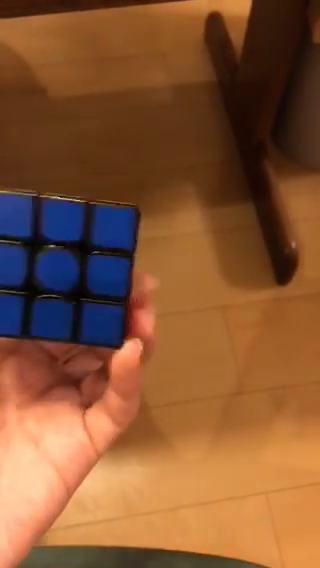
#> input picture frame 36 of sample1.mp4, 320 x 568 px
$ python crange2.py
#> lines starting #> are read from the running program, lines starting #| are printed output that depends on the picture; after the words box and inside, x2 and y2 are one past the last pixel; in counts of white or black regions, pixels touching at a corner belong together
#ライブラリ
import cv2 #映像処理
import numpy as np
import math

def find_circle_of_target_color(image, color):
    hsv = cv2.cvtColor(image, cv2.COLOR_BGR2HSV_FULL)
    h = hsv[:, :, 0]
    s = hsv[:, :, 1]
    v = hsv[:, :, 2]
    mask = np.zeros(h.shape, dtype=np.uint8)
    if color == 0: #白
        mask[(s < 150) & (v > 150)] = 255
    elif color == 1: #黄
        mask[(h > 40) & (h < 70) & (s > 50) & (v > 50)] = 255
    elif color == 2: #緑
        mask[(h > 70) & (h < 140) & (s > 50) & (v > 50)] = 255
    elif color == 3: #青
        mask[(h > 150) & (h < 170) & (s > 50) & (v > 50)] = 255
    elif color == 4: #赤
        mask[(h > 250) & (h < 270) & (s > 50) & (v > 50)] = 255
    elif color == 5: #橙
        mask[(((h > 0) & (h < 40)) | ((h > 200) & (h < 360))) & (s > 50) & (v > 50)] = 255
    hsv_min = np.array([160,100,50])
    hsv_max = np.array([180,255,255])
    mask = cv2.inRange(hsv, hsv_min, hsv_max)
    return mask

def color_detect(img):
    # HSV色空間に変換
    hsv = cv2.cvtColor(img, cv2.COLOR_BGR2HSV)
    # 色のHSVの値域
    hsv_min = np.array([160,100,50])
    hsv_max = np.array([180,255,255])
    mask = cv2.inRange(hsv, hsv_min, hsv_max)
    return mask


VIDEOFILE = 'sample1' #ビデオファイル名


def main():
    video = cv2.VideoCapture(VIDEOFILE+'.mp4')
    allframe = int(video.get(7)) #総フレーム数
    rate = int(video.get(5)) #フレームレート
    #print(allframe)
    for f in range(allframe):
        ret, frame = video.read()
        height, width, channels = frame.shape[:3]
        #print(width,height)

        gray = cv2.cvtColor(frame,cv2.COLOR_BGR2GRAY)
        edges = cv2.Canny(gray,100,255,apertureSize = 3)

        lines = cv2.HoughLines(edges,1,np.pi/180,10)
        l = []
        for i in range(100):
            for rho,theta in lines[i]:
                a = np.cos(theta)
                b = np.sin(theta)
                x0 = a*rho
                y0 = b*rho
                x1 = int(x0 + 1000*(-b))
                y1 = int(y0 + 1000*(a))
                x2 = int(x0 - 1000*(-b))
                y2 = int(y0 - 1000*(a))
                l.append([x1,y1,x2,y2])

                #cv2.line(frame,(x1,y1),(x2,y2),(0,0,255),2)
        xy = []
        xtimesy = []
        for i in range(len(l)):
            for j in range(i+1,len(l)):
                y2y1 = l[i][3] - l[i][1]
                Y2Y1 = l[j][3] - l[j][1]
                x2x1 = l[i][2] - l[i][0]
                X2X1 = l[j][2] - l[j][0]
                x1 = l[i][0]
                y1 = l[i][1]
                X1 = l[j][0]
                Y1 = l[j][1]
                if x2x1 * X2X1 != 0:
                    a = y2y1 / x2x1
                    b = Y2Y1 / X2X1
                    if a - b != 0 and (1 + a * b) / math.sqrt((1 + a ** 2) * (1 + b ** 2)) < math.cos(10 * math.pi / 180):
                        x = int((a * x1 - y1 - b * X1 + Y1) / (a - b))
                        y = int(a * (x - x1) + y1)
                        if x > 0 and y > 0 and x < width and y < height:
                            xy.append([x,y])
                            xtimesy.append([x*y,len(xtimesy)])
                            #cv2.circle(frame,(x,y),2,color=(255,0,0),thickness=-1)
        xtimesy.sort()
        a = []
        for i in range(len(xtimesy)):
            a.append(xtimesy[i][1])
        xsort = []
        ysort = []
        for i in range(len(xy)):
            xsort.append(xy[a[i]][0])
            ysort.append(xy[a[i]][1])
        mean0 = []
        mean1 = []
        additionx = int(np.std(xsort))
        additiony = int(np.std(ysort))
        tmp0 = 0
        tmp1 = 0
        weightsum = 0
        for i in range(2 * len(xsort) // 7):
            weight = 1
            if i > 0:
                weight = 1 / (((xsort[i-1]-xsort[i]) / 5) ** 2 + ((ysort[i-1]-ysort[i]) / 5) ** 2 + 0.1)
            tmp0 += int(xsort[i] * weight)
            tmp1 += int(ysort[i] * weight)
            weightsum += weight
            #print(weight)
            #cv2.circle(frame,(xsort[i],ysort[i]),int(weight),color=(255,0,0),thickness=2)
        mean0 = [max(tmp0 // weightsum - additionx, 0), max(tmp1 // weightsum - additiony,0)]

        tmp0 = 0
        tmp1 = 0
        weightsum = 0
        for i in range(3 * len(xsort) // 5, 5 * len(xsort) // 5):
            weight = 1 / (((xsort[i-1]-xsort[i]) / 5) ** 2 + ((ysort[i-1]-ysort[i]) / 5) ** 2 + 0.1)
            tmp0 += int(xsort[i] * weight)
            tmp1 += int(ysort[i] * weight)
            weightsum += weight
            #print(weight)
            #cv2.circle(frame,(xsort[i],ysort[i]),int(weight),color=(0,255,0),thickness=2)
        mean1 = [min(tmp0 // weightsum + additionx, width), min(tmp1 // weightsum + additiony, height)]

        #print(mean0,mean1)
        cv2.rectangle(frame,(int(mean0[0]), int(mean0[1])),(int(mean1[0]), int(mean1[1])), color=(0, 0, 255), thickness=5)

        #cv2.fillPoly(frame, pts=find_circle_of_target_color(frame,0), color=(0,0,255))
        #contours = np.array( [ [50,50], [50,150], [150, 150], [150,50] ] )
        #cv2.fillPoly(frame, [find_circle_of_target_color(frame,0)], color=(0,255,0))
        mask = color_detect(frame)
        cv2.imshow("Mask", mask)
        mask = np.array(mask).reshape((-1,1,2)).astype(np.int32)
        cv2.bitwise_and((0,255,0), (255,0,0), mask=mask)
        #mask = np.array(mask).reshape((-1,1,2)).astype(np.int32)
        #cv2.FillConvexPoly(frame, mask, (0,255,0), lineType=8, shift=0)
        print(mask)

        '''
        circles0 = find_circle_of_target_color(frame,0) #白
        for circle in circles0:
            xy = list(circle[0:2] + circle[0:2] + circle[2:4])
            for i in range(2):
                xy[i] = xy[i] // 2
            point = list(circle[0:2])
            for i in range(2):
                point[i] -= xy[i]
            r = int(math.sqrt(point[0] ** 2 + point[1] ** 2) * 0.7)
            if xy[0] > mean0[0] and xy[1] > mean0[1] and xy[0] < mean1[0] and xy[1] < mean1[1] and r < width / 9 and r > width / 30:
                #cv2.circle(frame, (xy[0], xy[1]), r, color=(255, 0, 0), thickness=-1)
                cv2.circle(frame, (xy[0], xy[1]), r, color=(255, 255, 255), thickness=-1)
                cv2.circle(frame, (xy[0], xy[1]), r, color=(0, 0, 0), thickness=4)

        circles1 = find_circle_of_target_color(frame,1) #黄
        for circle in circles1:
            xy = list(circle[0:2] + circle[0:2] + circle[2:4])
            for i in range(2):
                xy[i] = xy[i] // 2
            point = list(circle[0:2])
            for i in range(2):
                point[i] -= xy[i]
            r = int(math.sqrt(point[0] ** 2 + point[1] ** 2) * 0.7)
            if xy[0] > mean0[0] and xy[1] > mean0[1] and xy[0] < mean1[0] and xy[1] < mean1[1] and r < width / 9 and r > width / 30:
                #cv2.circle(frame, (xy[0], xy[1]), r, color=(0, 255, 0), thickness=-1)
                cv2.circle(frame, (xy[0], xy[1]), r, color=(0, 255, 255), thickness=-1)
                cv2.circle(frame, (xy[0], xy[1]), r, color=(0, 0, 0), thickness=4)

        circles2 = find_circle_of_target_color(frame,2) #緑
        for circle in circles2:
            xy = list(circle[0:2] + circle[0:2] + circle[2:4])
            for i in range(2):
                xy[i] = xy[i] // 2
            point = list(circle[0:2])
            for i in range(2):
                point[i] -= xy[i]
            r = int(math.sqrt(point[0] ** 2 + point[1] ** 2) * 0.7)
            if xy[0] > mean0[0] and xy[1] > mean0[1] and xy[0] < mean1[0] and xy[1] < mean1[1] and r < width / 9 and r > width / 30:
                #cv2.circle(frame, (xy[0], xy[1]), r, color=(255, 255, 255), thickness=-1)
                cv2.circle(frame, (xy[0], xy[1]), r, color=(0, 255, 0), thickness=-1)
                cv2.circle(frame, (xy[0], xy[1]), r, color=(0, 0, 0), thickness=4)

        circles3 = find_circle_of_target_color(frame,3) #青
        for circle in circles3:
            xy = list(circle[0:2] + circle[0:2] + circle[2:4])
            for i in range(2):
                xy[i] = xy[i] // 2
            point = list(circle[0:2])
            for i in range(2):
                point[i] -= xy[i]
            r = int(math.sqrt(point[0] ** 2 + point[1] ** 2) * 0.7)
            if xy[0] > mean0[0] and xy[1] > mean0[1] and xy[0] < mean1[0] and xy[1] < mean1[1] and r < width / 9 and r > width / 30:
                #cv2.circle(frame, (xy[0], xy[1]), r, color=(0, 255, 255), thickness=-1)
                cv2.circle(frame, (xy[0], xy[1]), r, color=(255, 0, 0), thickness=-1)
                cv2.circle(frame, (xy[0], xy[1]), r, color=(0, 0, 0), thickness=4)

        circles4 = find_circle_of_target_color(frame,4) #赤
        for circle in circles4:
            xy = list(circle[0:2] + circle[0:2] + circle[2:4])
            for i in range(2):
                xy[i] = xy[i] // 2
            point = list(circle[0:2])
            for i in range(2):
                point[i] -= xy[i]
            r = int(math.sqrt(point[0] ** 2 + point[1] ** 2) * 0.7)
            if xy[0] > mean0[0] and xy[1] > mean0[1] and xy[0] < mean1[0] and xy[1] < mean1[1] and r < width / 9 and r > width / 30:
                cv2.circle(frame, (xy[0], xy[1]), r, color=(0, 0, 255), thickness=-1)
                cv2.circle(frame, (xy[0], xy[1]), r, color=(0, 0, 0), thickness=4)

        circles5 = find_circle_of_target_color(frame,5) #橙
        for circle in circles5:
            xy = list(circle[0:2] + circle[0:2] + circle[2:4])
            for i in range(2):
                xy[i] = xy[i] // 2
            point = list(circle[0:2])
            for i in range(2):
                point[i] -= xy[i]
            r = int(math.sqrt(point[0] ** 2 + point[1] ** 2) * 0.7)
            if xy[0] > mean0[0] and xy[1] > mean0[1] and xy[0] < mean1[0] and xy[1] < mean1[1] and r < width / 9 and r > width / 30:
                cv2.circle(frame, (xy[0], xy[1]), r, color=(0, 150, 255), thickness=-1)
                cv2.circle(frame, (xy[0], xy[1]), r, color=(0, 0, 0), thickness=4)
        '''
        cv2.imshow("Frame", frame)
        k = cv2.waitKey(rate)
#> this loop made 1 pass
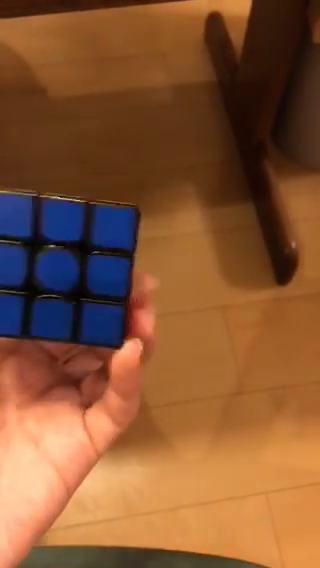
#> input picture frame 36 of sample1.mp4, 320 x 568 px
#> pass 1, in main, `gray = cv2.cvtColor(frame,cv2.COLOR_BGR2GRAY)`:
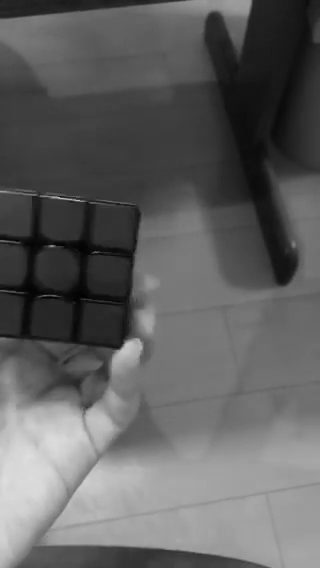
#> gray: shape (568, 320); min 0, max 222, mean 96.2
#> pass 1, in main, `edges = cv2.Canny(gray,100,255,apertureSize = 3)`:
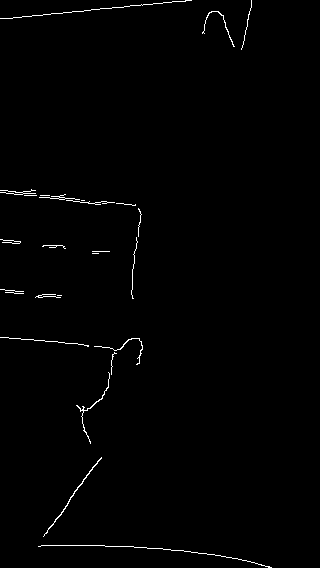
#> edges: shape (568, 320); 0.86% white in thin lines or dots, all inside (x1, y1, x2, y2) = (0, 0, 272, 568)
#> pass 1, in color_detect, `mask = cv2.inRange(hsv, hsv_min, hsv_max)`:
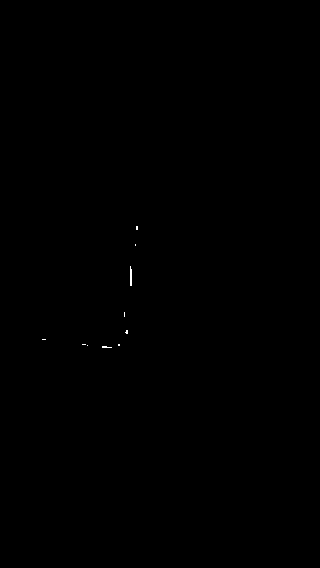
#> mask: shape (568, 320); 0.05% white in thin lines or dots, all inside (x1, y1, x2, y2) = (42, 226, 138, 348)
#> after the loop:
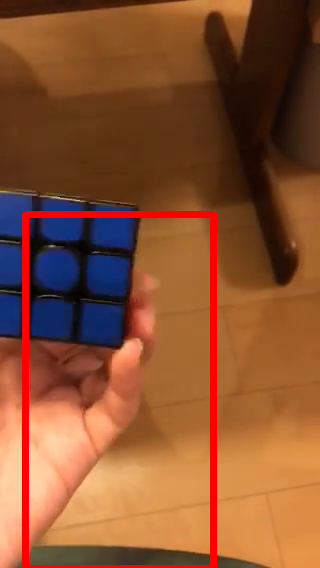
#> frame: shape (568, 320, 3); mean B, G, R 48.8, 82, 138.5


    #video.release()
    cv2.destroyAllWindows()


if __name__ == "__main__":
#> (the run stopped early here; a loop or call above may not have finished)

$ run again, starting later in the video
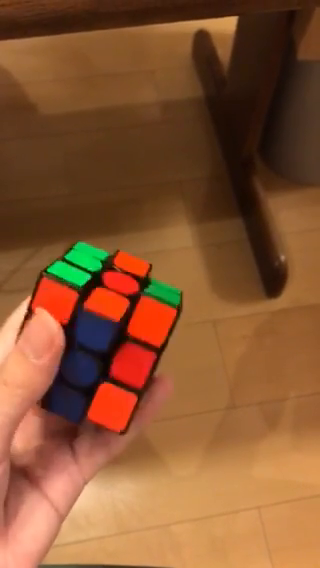
#> input picture frame 163 of sample1.mp4, 320 x 568 px
#> the loop in main, `for f in range(allframe):` made 1 pass
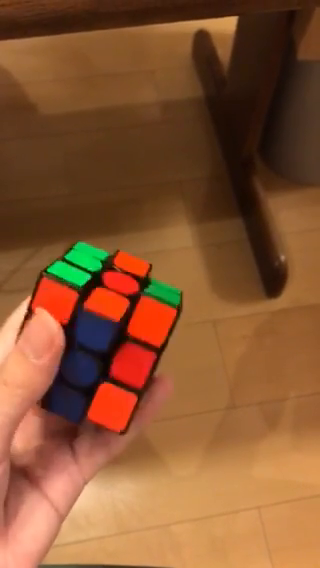
#> input picture frame 163 of sample1.mp4, 320 x 568 px
#> pass 1, in main, `edges = cv2.Canny(gray,100,255,apertureSize = 3)`:
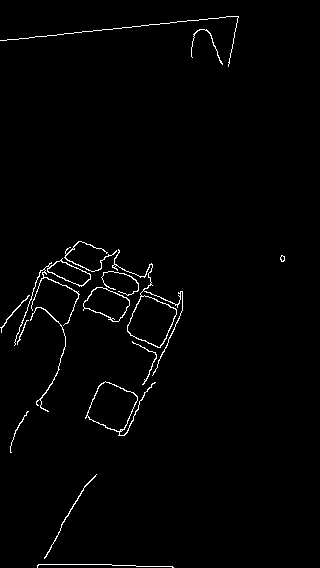
#> edges: shape (568, 320); 1.5% white in thin lines or dots, all inside (x1, y1, x2, y2) = (0, 16, 285, 568)
#> after the loop in main, `for f in range(allframe):`:
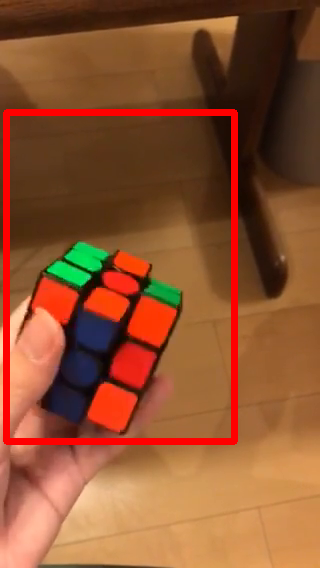
#> frame: shape (568, 320, 3); mean B, G, R 47.7, 82.3, 141.8

$ run again, starting later in the video
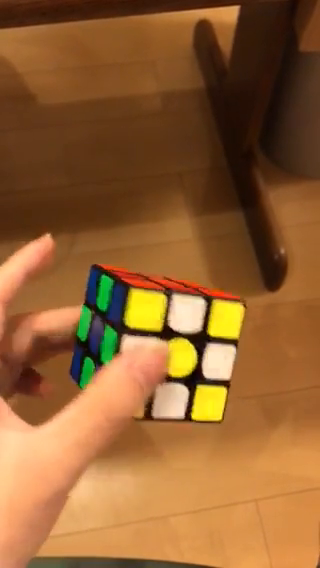
#> input picture frame 290 of sample1.mp4, 320 x 568 px
#> the loop in main, `for f in range(allframe):` made 1 pass
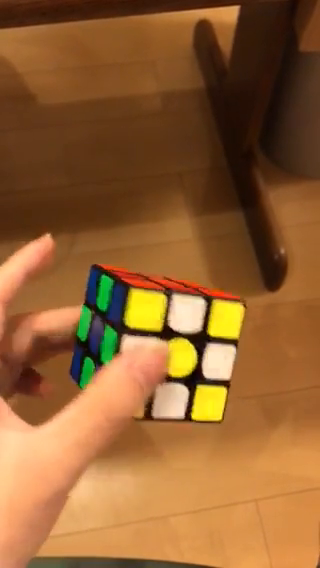
#> input picture frame 290 of sample1.mp4, 320 x 568 px
#> pass 1, in main, `edges = cv2.Canny(gray,100,255,apertureSize = 3)`:
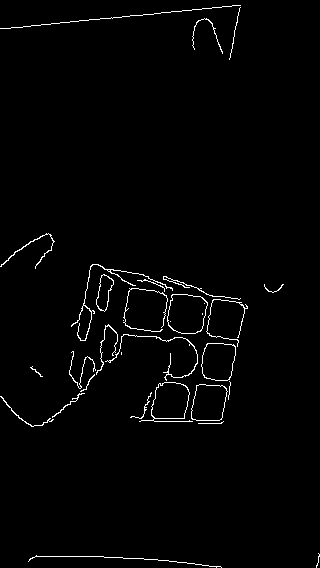
#> edges: shape (568, 320); 1.6% white in thin lines or dots
#> after the loop in main, `for f in range(allframe):`:
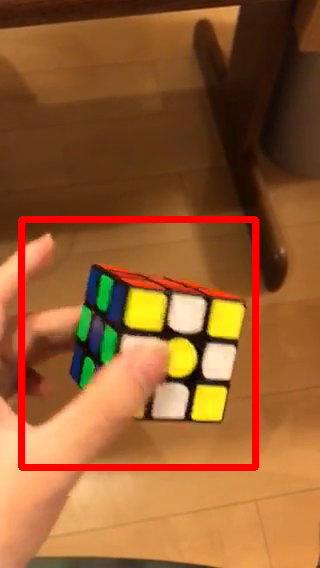
#> frame: shape (568, 320, 3); mean B, G, R 47.9, 93, 149.7
